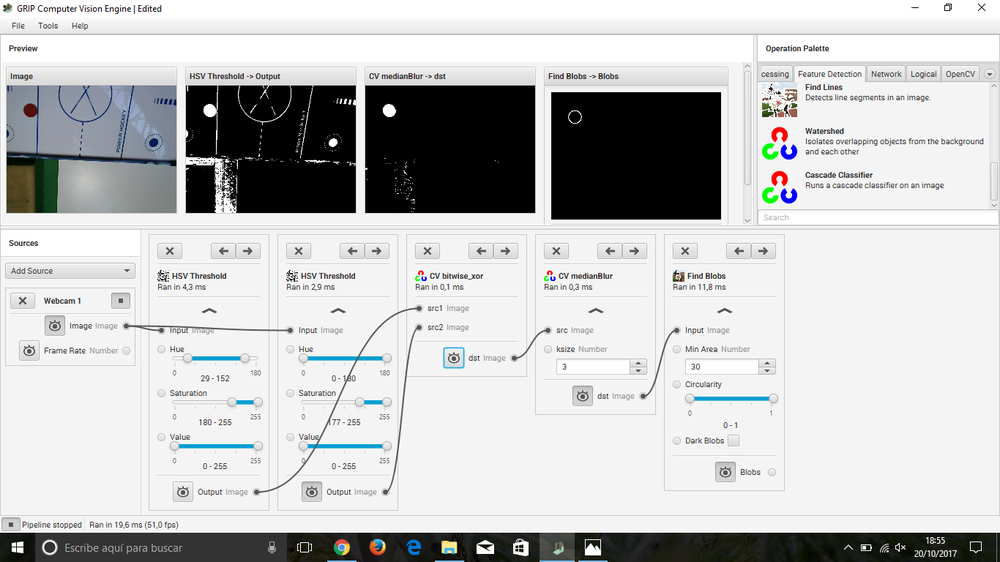
#> input picture Computer Vision/2017-10-20 (1).png, 1000 x 562 px, shrunk from 1366 x 768 before the run, given in place of the camera
$ python run.py
#> lines starting #> are read from the running program, lines starting #| are printed output that depends on the picture; after the words box and inside, x2 and y2 are one past the last pixel; in counts of white or black regions, pixels touching at a corner belong together
### Computer Vision/grip.py
import cv2
import numpy
import math

class GripPipeline:
    """
    An OpenCV pipeline generated by GRIP.
    """

    def __init__(self):
        """initializes all values to presets or None if need to be set
        """

        self.__hsv_threshold_0_hue = [29.136690647482013, 152.35494880546074]
        self.__hsv_threshold_0_saturation = [180.0, 255.0]
        self.__hsv_threshold_0_value = [0.0, 255.0]

        self.hsv_threshold_0_output = None


        self.__hsv_threshold_1_hue = [0.0, 180.0]
        self.__hsv_threshold_1_saturation = [176.57374100719426, 255.0]
        self.__hsv_threshold_1_value = [0.0, 255.0]

        self.hsv_threshold_1_output = None

        self.__cv_bitwise_xor_src1 = self.hsv_threshold_0_output
        self.__cv_bitwise_xor_src2 = self.hsv_threshold_1_output

        self.cv_bitwise_xor_output = None

        self.__cv_medianblur_src = self.cv_bitwise_xor_output
        self.__cv_medianblur_ksize = 3.0

        self.cv_medianblur_output = None

        self.__find_blobs_input = self.cv_medianblur_output
        self.__find_blobs_min_area = 30.0
        self.__find_blobs_circularity = [0.0, 1.0]
        self.__find_blobs_dark_blobs = False

        self.output = None


    def process(self, source0):
        """
        Runs the pipeline and sets all outputs to new values.
        """
        # Step HSV_Threshold0:
        self.__hsv_threshold_0_input = source0
        (self.hsv_threshold_0_output) = self.__hsv_threshold(self.__hsv_threshold_0_input, self.__hsv_threshold_0_hue, self.__hsv_threshold_0_saturation, self.__hsv_threshold_0_value)

        # Step HSV_Threshold1:
        self.__hsv_threshold_1_input = source0
        (self.hsv_threshold_1_output) = self.__hsv_threshold(self.__hsv_threshold_1_input, self.__hsv_threshold_1_hue, self.__hsv_threshold_1_saturation, self.__hsv_threshold_1_value)

        # Step CV_bitwise_xor0:
        self.__cv_bitwise_xor_src1 = self.hsv_threshold_0_output
        self.__cv_bitwise_xor_src2 = self.hsv_threshold_1_output
        (self.cv_bitwise_xor_output) = self.__cv_bitwise_xor(self.__cv_bitwise_xor_src1, self.__cv_bitwise_xor_src2)

        # Step CV_medianBlur0:
        self.__cv_medianblur_src = self.cv_bitwise_xor_output
        (self.cv_medianblur_output) = self.__cv_medianblur(self.__cv_medianblur_src, self.__cv_medianblur_ksize)


    @staticmethod
    def __hsv_threshold(input, hue, sat, val):
        """Segment an image based on hue, saturation, and value ranges.
        Args:
            input: A BGR numpy.ndarray.
            hue: A list of two numbers the are the min and max hue.
            sat: A list of two numbers the are the min and max saturation.
            lum: A list of two numbers the are the min and max value.
        Returns:
            A black and white numpy.ndarray.
        """
        out = cv2.cvtColor(input, cv2.COLOR_BGR2HSV)
        return cv2.inRange(out, (hue[0], sat[0], val[0]),  (hue[1], sat[1], val[1]))

    @staticmethod
    def __cv_bitwise_xor(src1, src2):
        """Computes the per channel exclusive or of two images.
        Args:
            src1: A numpy.ndarray.
        Returns:
            The inverse of the numpy.ndarray.
        """
        return cv2.bitwise_xor(src1, src2)

    @staticmethod
    def __cv_medianblur(src, k_size):
        """Performs a median blur on the image.
        Args:
            src: A numpy.ndarray.
            k_size: the scaling factor for the blur as a number.
        Returns:
            The result as a numpy.ndarray.
        """
        return cv2.medianBlur(src, (int)(k_size))

### Computer Vision/run.py
import cv2
from grip import GripPipeline as GripPipeline

if __name__ == '__main__':

    grip = GripPipeline()

    # Connect with webcam
    webcam = cv2.VideoCapture()
    webcam.open(1)

    # Do things here
    while True:
        _, new_image = webcam.read()
#> new_image is the input picture: shape (562, 1000, 3); mean B, G, R 197.3, 197.2, 196.3
        grip.process(new_image)
#> in __hsv_threshold, `out = cv2.cvtColor(input, cv2.COLOR_BGR2HSV)`: out: shape (562, 1000, 3); mean H, S, V 9.8, 8.1, 198.8
#> in __hsv_threshold, `return cv2.inRange(out, (hue[0], sat[0], val[0]),  (hue[1], sat[1], va..`:
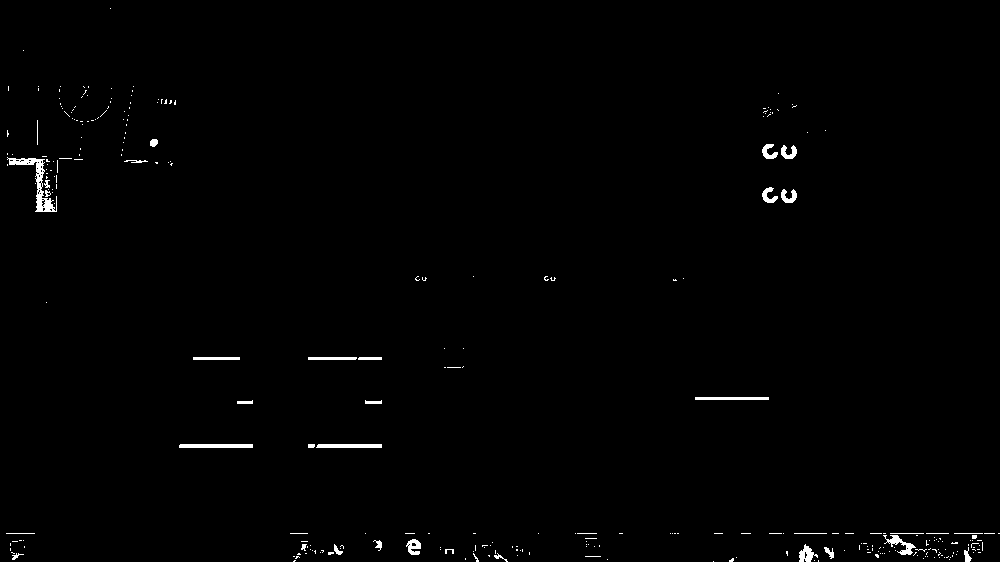
#> returned value: shape (562, 1000); 0.81% white; 293 white regions (257 under 20 px), largest, box (x1, y1, x2, y2) and area: (7, 157, 57, 212) 619, (179, 444, 253, 448) 295, (316, 444, 382, 448) 260
#> in __hsv_threshold (call 2), `return cv2.inRange(out, (hue[0], sat[0], val[0]),  (hue[1], sat[1], va..`:
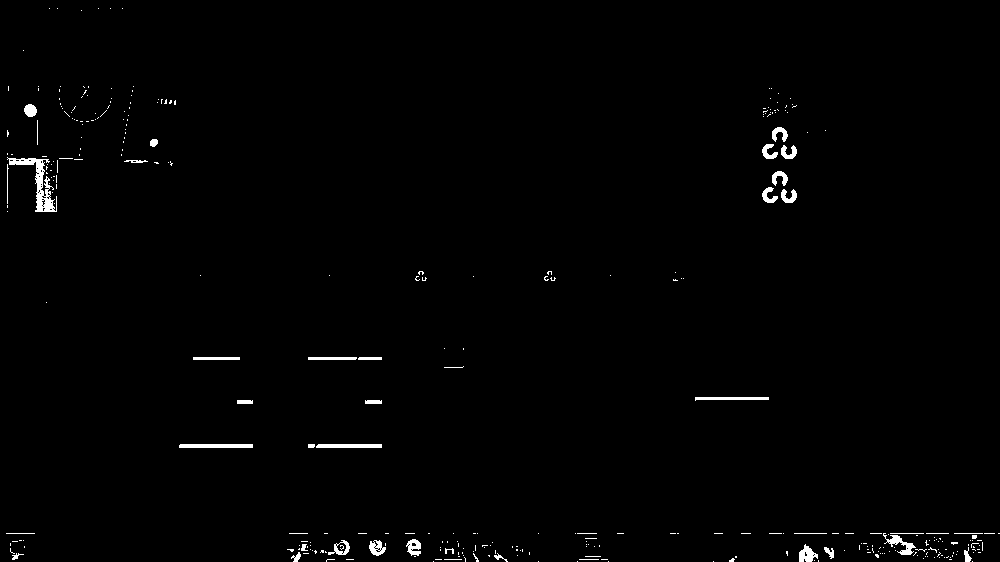
#> returned value: shape (562, 1000); 1% white; 336 white regions (295 under 20 px), largest, box (x1, y1, x2, y2) and area: (7, 157, 57, 212) 766, (179, 444, 253, 448) 295, (316, 444, 382, 448) 261
        cv2.imshow("Image", grip.cv_medianblur_output)
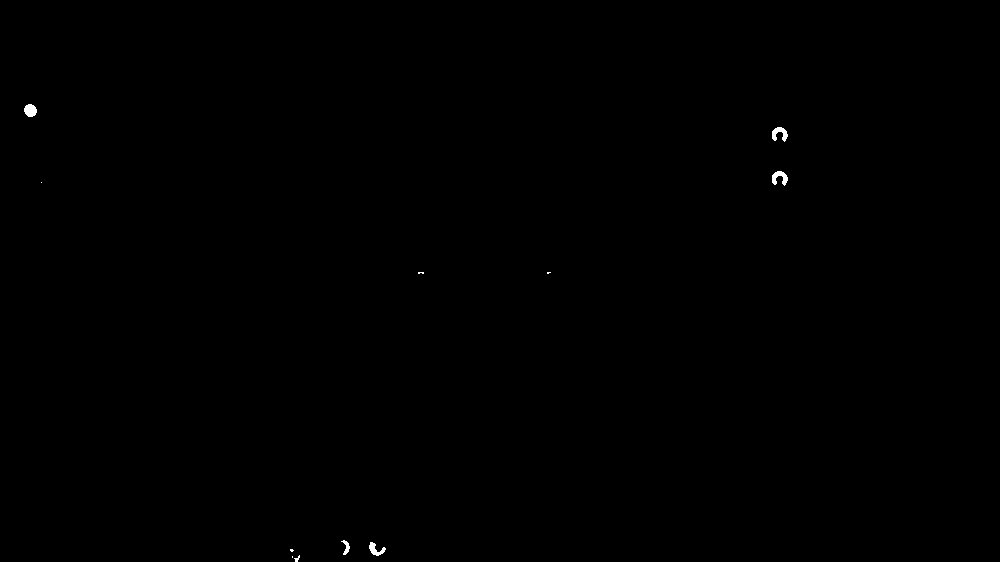
#> window 'Image': shape (562, 1000); 0.11% white; 11 white regions (5 under 20 px), largest, box (x1, y1, x2, y2) and area: (772, 171, 788, 186) 135, (772, 127, 788, 142) 134, (24, 104, 37, 117) 130, (369, 542, 386, 556) 112, (341, 540, 350, 555) 61, (294, 555, 300, 562) 20
        cv2.waitKey(30)

    cv2.destroyAllWindows()

$ run again, on Computer Vision/2017-10-20.png
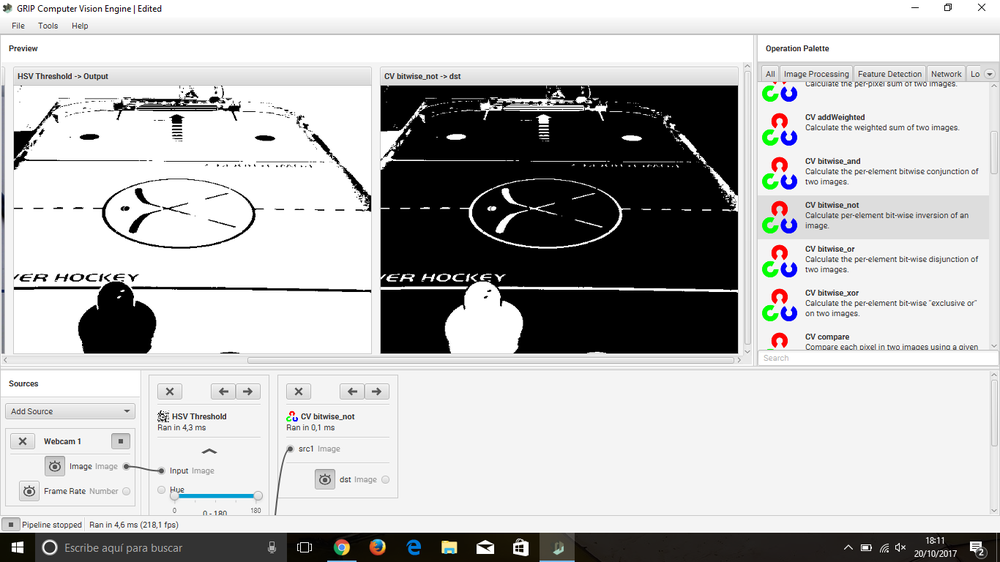
#> input picture Computer Vision/2017-10-20.png, 1000 x 562 px, shrunk from 1366 x 768 before the run, given in place of the camera
#> new_image is the input picture: shape (562, 1000, 3); mean B, G, R 189, 189.2, 189.2
#> out: shape (562, 1000, 3); mean H, S, V 5, 7.1, 190.9
#> in __hsv_threshold, `return cv2.inRange(out, (hue[0], sat[0], val[0]),  (hue[1], sat[1], va..`:
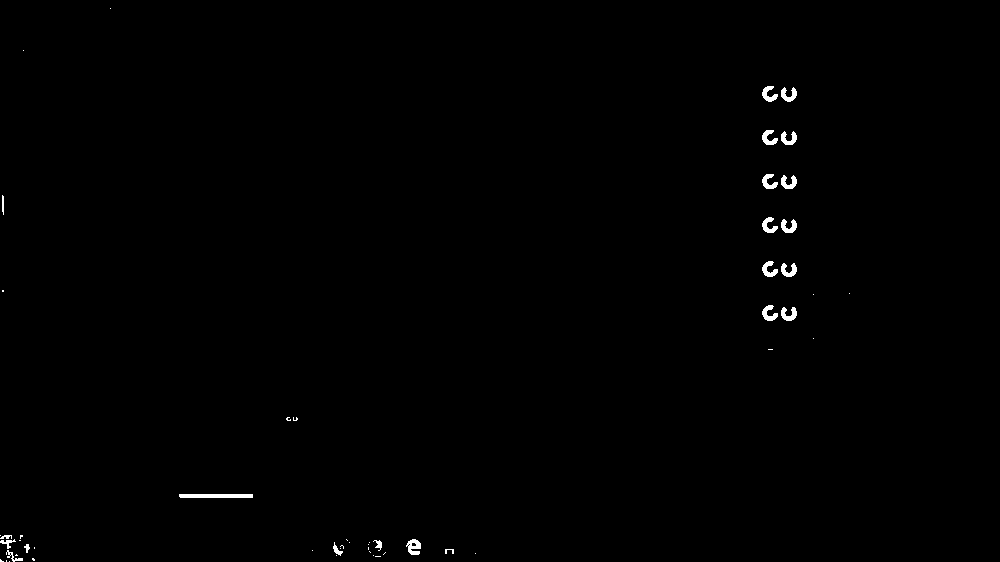
#> returned value: shape (562, 1000); 0.45% white; 54 white regions (32 under 20 px), largest, box (x1, y1, x2, y2) and area: (179, 494, 253, 498) 295, (406, 539, 421, 555) 153, (762, 305, 778, 321) 139
#> `cv2.imshow("Image", grip.cv_medianblur_output)`:
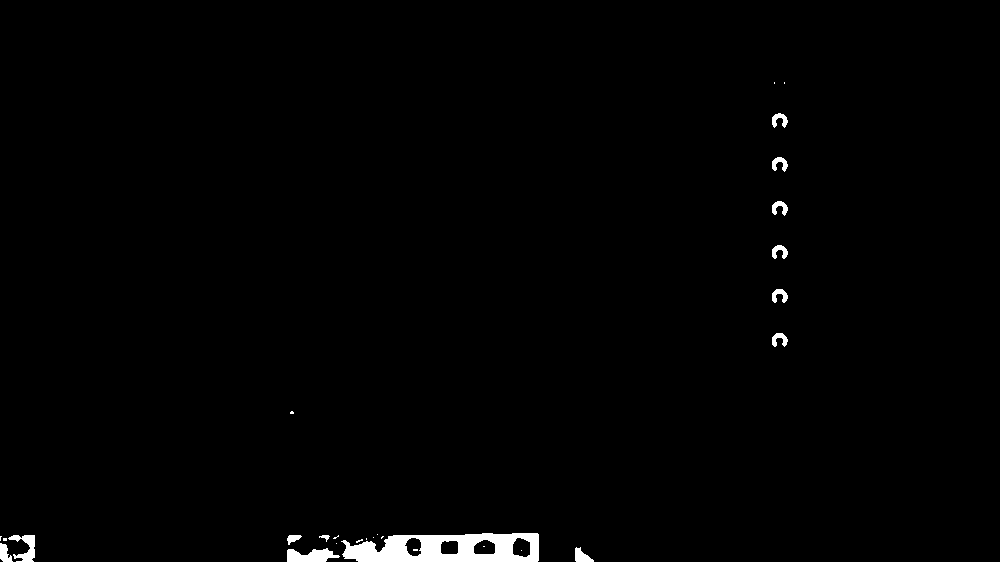
#> window 'Image': shape (562, 1000); 1.1% white; 28 white regions (15 under 20 px), largest, box (x1, y1, x2, y2) and area: (341, 533, 539, 562) 3980, (287, 548, 340, 562) 500, (8, 535, 35, 562) 359
